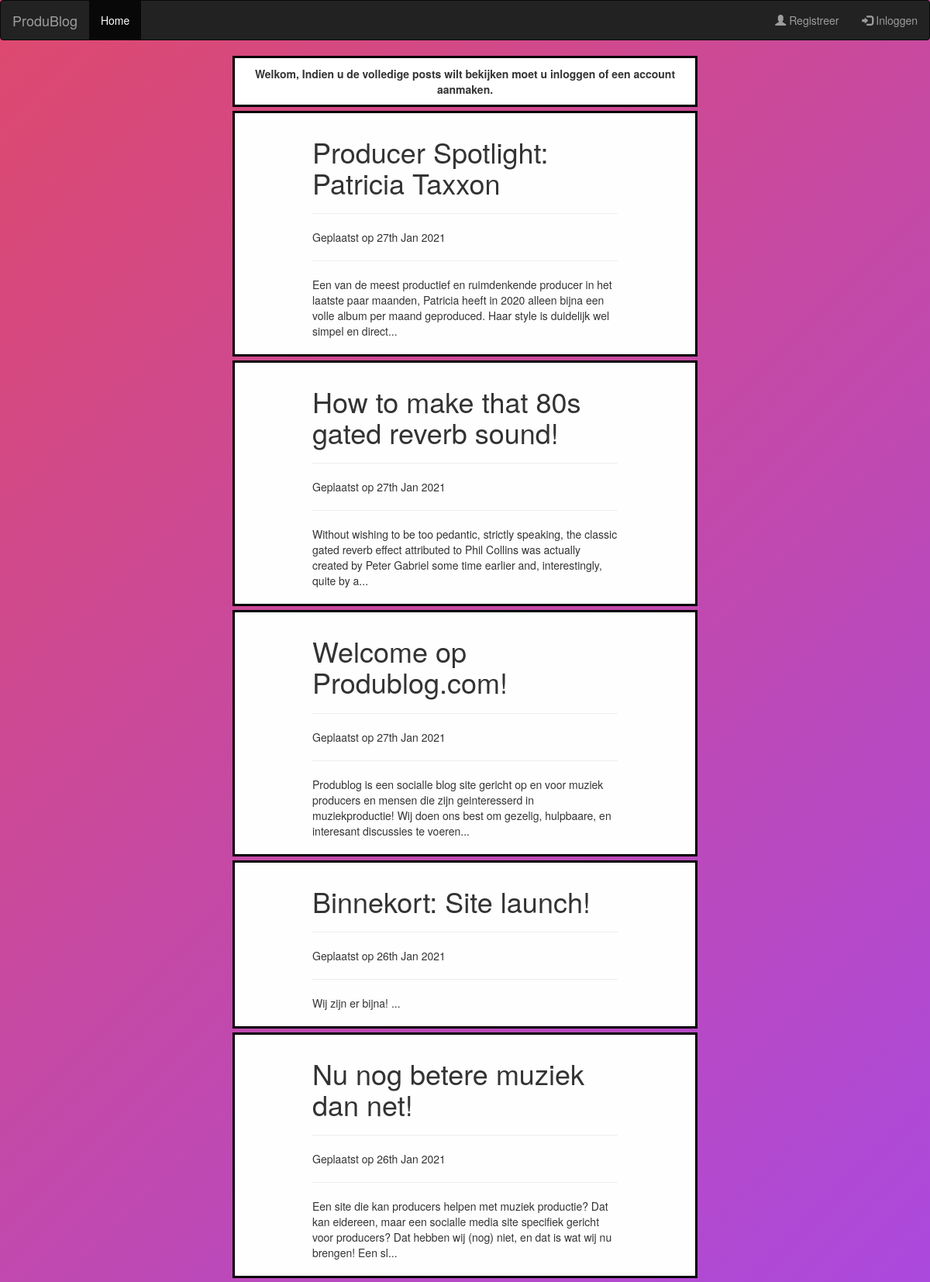
The app's page /Produblog/home.php, older data.
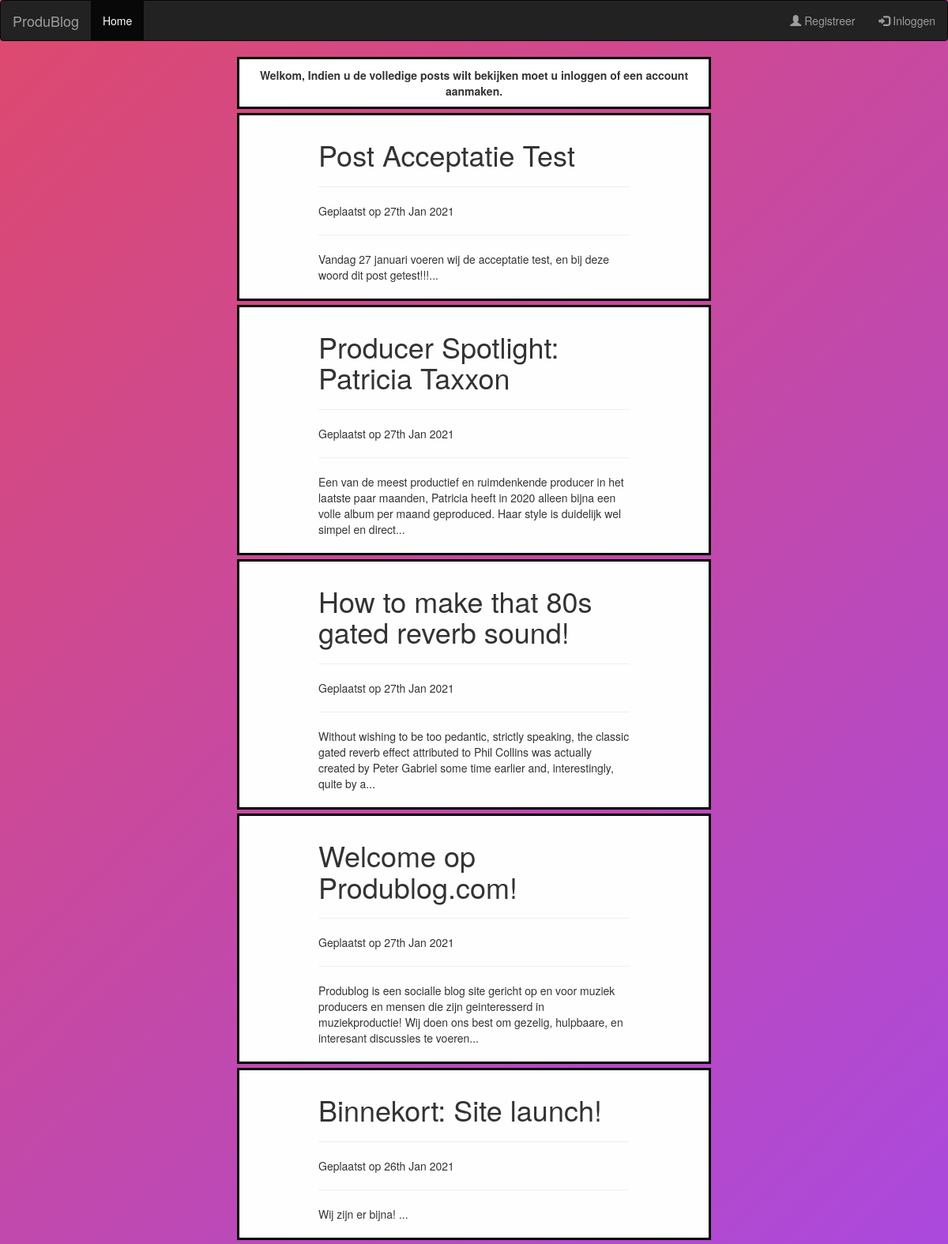
The same page, newer data.
### tables this page shows
CREATE TABLE `post` (
  `idPost` int(11) NOT NULL,
  `idUsers` int(11) NOT NULL,
  `postname` varchar(64) DEFAULT NULL,
  `postcontent` longtext NOT NULL,
  `file_ops` varchar(255) DEFAULT NULL,
  `datum` date DEFAULT NULL,
  `admin_post` tinyint(1) DEFAULT NULL
);

### Produblog/assets/includes/functions/functions.php (called while the page is built, shortened)
<?php
function getAdminPost($id = null){
$input_parameters = array();
$con = getDBConnection();
$sql = "SELECT * FROM post WHERE admin_post='1' ORDER BY idPost DESC LIMIT 5";
array_push($input_parameters , $id);
$stmt = $con->prepare($sql);
$stmt->execute($input_parameters);
return $id != null ? $stmt->fetch() : $stmt->fetchAll();
}
function html($text){
    return htmlspecialchars($text, ENT_QUOTES | ENT_SUBSTITUTE, 'UTF-8');
}
?>

### Produblog/home.php (the view, shortened to what this page needs)
<?php
		if(!isset($_SESSION['idUsers'])){
			echo "
			<div class='welkom-home'>
			Welkom, Indien u de volledige posts wilt bekijken moet u inloggen of een account aanmaken.
			</div>
			";
		}
		$adminposts = getAdminPost();
		foreach($adminposts as $adminpost){
			echo"
			<div class='container2'>
				<div class='content2'>
					<div>
					<h1>".html($adminpost->postname)."</h1>
					<hr>
					<p>Geplaatst op ".date('jS M Y', strtotime($adminpost->datum))."</p>
					<hr>
					<p>".$shortdisplay = substr(html($adminpost->postcontent), 0, 200)."...</p>
			 ";
			echo"
					</div>
				</div>
			</div>
		";
		}
?>
<?php include_once('assets/includes/footer.php'); ?>

Row changes from the older to the newer data that the page shows:
no longer on this page (row unchanged): post: postname "Nu nog betere muziek dan net!", datum "26th Jan 2021", postcontent "Een site die kan producers helpen met muziek productie? Dat kan eidereen, maar een socialle media site specifiek gericht voor producers? Dat hebben wij (nog) niet, en dat is wat wij nu brengen! Een sl"
added post: postname "Post Acceptatie Test", datum "27th Jan 2021", postcontent "Vandag 27 januari voeren wij de acceptatie test, en bij deze woord dit post getest!!!"
